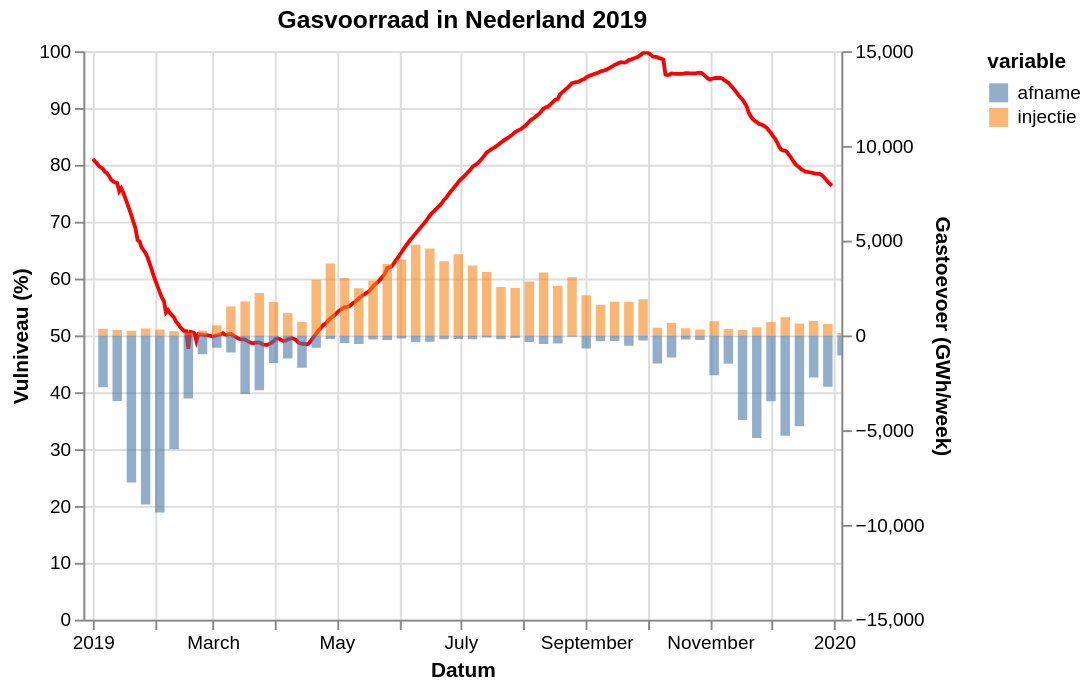

Write a Vega-Lite specification for this figure.
### Vega-Lite specification from a JSON file in a GitHub repository (floating-point values rounded to 4 significant figures; data arrays with more than 128 entries replaced by an {"elided": "..."} marker saying what was removed)
{"config": {"view": {"continuousWidth": 400, "continuousHeight": 300}}, "layer": [{"data": {"name": "data-c394a1858e2a49fe714c509a6dbe46bc"}, "mark": {"type": "line", "color": "red"}, "encoding": {"tooltip": [{"field": "gasDayStart", "type": "temporal"}, {"field": "full", "type": "quantitative"}], "x": {"axis": {"title": "Datum"}, "field": "gasDayStart", "type": "temporal"}, "y": {"axis": {"title": "Vulniveau (%)"}, "field": "full", "scale": {"domain": [0, 100], "padding": 0}, "type": "quantitative"}}, "selection": {"selector004": {"type": "interval", "bind": "scales", "encodings": ["x", "y"]}}}, {"data": {"name": "data-9a0aaf7193f8b0172a1a3c573237bd59"}, "mark": {"type": "bar", "binSpacing": 0, "opacity": 0.6}, "encoding": {"color": {"field": "variable", "type": "nominal"}, "tooltip": [{"field": "gasDayStart", "type": "temporal"}, {"field": "variable", "type": "nominal"}, {"field": "value", "type": "quantitative"}], "x": {"axis": {"title": "Datum"}, "field": "gasDayStart", "scale": {"domain": ["2019-01-01", "2019-12-31"]}, "type": "temporal"}, "y": {"axis": {"title": "Gastoevoer (GWh/week)"}, "field": "value", "scale": {"domain": [-15000, 15000], "padding": 0}, "stack": null, "type": "quantitative"}}}], "resolve": {"scale": {"y": "independent"}}, "title": "Gasvoorraad in Nederland 2019", "$schema": "https://vega.github.io/schema/vega-lite/v5.json", "datasets": {"data-c394a1858e2a49fe714c509a6dbe46bc": {"elided": "365 records"}, "data-9a0aaf7193f8b0172a1a3c573237bd59": [{"gasDayStart": "2019-01-06T00:00:00", "variable": "injectie", "value": 350.0}, {"gasDayStart": "2019-01-13T00:00:00", "variable": "injectie", "value": 281.0}, {"gasDayStart": "2019-01-20T00:00:00", "variable": "injectie", "value": 240.0}, {"gasDayStart": "2019-01-27T00:00:00", "variable": "injectie", "value": 371.0}, {"gasDayStart": "2019-02-03T00:00:00", "variable": "injectie", "value": 318.0}, {"gasDayStart": "2019-02-10T00:00:00", "variable": "injectie", "value": 216.0}, {"gasDayStart": "2019-02-17T00:00:00", "variable": "injectie", "value": 136.0}, {"gasDayStart": "2019-02-24T00:00:00", "variable": "injectie", "value": 240.0}, {"gasDayStart": "2019-03-03T00:00:00", "variable": "injectie", "value": 535.0}, {"gasDayStart": "2019-03-10T00:00:00", "variable": "injectie", "value": 1524.0}, {"gasDayStart": "2019-03-17T00:00:00", "variable": "injectie", "value": 1793.0}, {"gasDayStart": "2019-03-24T00:00:00", "variable": "injectie", "value": 2238.0}, {"gasDayStart": "2019-03-31T00:00:00", "variable": "injectie", "value": 1763.0}, {"gasDayStart": "2019-04-07T00:00:00", "variable": "injectie", "value": 1182.0}, {"gasDayStart": "2019-04-14T00:00:00", "variable": "injectie", "value": 714.0}, {"gasDayStart": "2019-04-21T00:00:00", "variable": "injectie", "value": 2939.0}, {"gasDayStart": "2019-04-28T00:00:00", "variable": "injectie", "value": 3795.0}, {"gasDayStart": "2019-05-05T00:00:00", "variable": "injectie", "value": 3033.0}, {"gasDayStart": "2019-05-12T00:00:00", "variable": "injectie", "value": 2494.0}, {"gasDayStart": "2019-05-19T00:00:00", "variable": "injectie", "value": 2894.0}, {"gasDayStart": "2019-05-26T00:00:00", "variable": "injectie", "value": 3769.0}, {"gasDayStart": "2019-06-02T00:00:00", "variable": "injectie", "value": 4007.0}, {"gasDayStart": "2019-06-09T00:00:00", "variable": "injectie", "value": 4789.0}, {"gasDayStart": "2019-06-16T00:00:00", "variable": "injectie", "value": 4591.0}, {"gasDayStart": "2019-06-23T00:00:00", "variable": "injectie", "value": 3918.0}, {"gasDayStart": "2019-06-30T00:00:00", "variable": "injectie", "value": 4277.0}, {"gasDayStart": "2019-07-07T00:00:00", "variable": "injectie", "value": 3684.0}, {"gasDayStart": "2019-07-14T00:00:00", "variable": "injectie", "value": 3351.0}, {"gasDayStart": "2019-07-21T00:00:00", "variable": "injectie", "value": 2555.0}, {"gasDayStart": "2019-07-28T00:00:00", "variable": "injectie", "value": 2497.0}, {"gasDayStart": "2019-08-04T00:00:00", "variable": "injectie", "value": 2845.0}, {"gasDayStart": "2019-08-11T00:00:00", "variable": "injectie", "value": 3317.0}, {"gasDayStart": "2019-08-18T00:00:00", "variable": "injectie", "value": 2621.0}, {"gasDayStart": "2019-08-25T00:00:00", "variable": "injectie", "value": 3070.0}, {"gasDayStart": "2019-09-01T00:00:00", "variable": "injectie", "value": 2114.0}, {"gasDayStart": "2019-09-08T00:00:00", "variable": "injectie", "value": 1620.0}, {"gasDayStart": "2019-09-15T00:00:00", "variable": "injectie", "value": 1783.0}, {"gasDayStart": "2019-09-22T00:00:00", "variable": "injectie", "value": 1779.0}, {"gasDayStart": "2019-09-29T00:00:00", "variable": "injectie", "value": 1903.0}, {"gasDayStart": "2019-10-06T00:00:00", "variable": "injectie", "value": 405.0}, {"gasDayStart": "2019-10-13T00:00:00", "variable": "injectie", "value": 662.0}, {"gasDayStart": "2019-10-20T00:00:00", "variable": "injectie", "value": 379.0}, {"gasDayStart": "2019-10-27T00:00:00", "variable": "injectie", "value": 312.0}, {"gasDayStart": "2019-11-03T00:00:00", "variable": "injectie", "value": 741.0}, {"gasDayStart": "2019-11-10T00:00:00", "variable": "injectie", "value": 345.0}, {"gasDayStart": "2019-11-17T00:00:00", "variable": "injectie", "value": 289.0}, {"gasDayStart": "2019-11-24T00:00:00", "variable": "injectie", "value": 432.0}, {"gasDayStart": "2019-12-01T00:00:00", "variable": "injectie", "value": 706.0}, {"gasDayStart": "2019-12-08T00:00:00", "variable": "injectie", "value": 956.0}, {"gasDayStart": "2019-12-15T00:00:00", "variable": "injectie", "value": 624.0}, {"gasDayStart": "2019-12-22T00:00:00", "variable": "injectie", "value": 761.0}, {"gasDayStart": "2019-12-29T00:00:00", "variable": "injectie", "value": 605.0}, {"gasDayStart": "2020-01-05T00:00:00", "variable": "injectie", "value": 131.0}, {"gasDayStart": "2019-01-06T00:00:00", "variable": "afname", "value": -2734.0}, {"gasDayStart": "2019-01-13T00:00:00", "variable": "afname", "value": -3459.0}, {"gasDayStart": "2019-01-20T00:00:00", "variable": "afname", "value": -7766.0}, {"gasDayStart": "2019-01-27T00:00:00", "variable": "afname", "value": -8924.0}, {"gasDayStart": "2019-02-03T00:00:00", "variable": "afname", "value": -9340.0}, {"gasDayStart": "2019-02-10T00:00:00", "variable": "afname", "value": -6012.0}, {"gasDayStart": "2019-02-17T00:00:00", "variable": "afname", "value": -3333.0}, {"gasDayStart": "2019-02-24T00:00:00", "variable": "afname", "value": -990.0}, {"gasDayStart": "2019-03-03T00:00:00", "variable": "afname", "value": -650.0}, {"gasDayStart": "2019-03-10T00:00:00", "variable": "afname", "value": -907.0}, {"gasDayStart": "2019-03-17T00:00:00", "variable": "afname", "value": -3095.0}, {"gasDayStart": "2019-03-24T00:00:00", "variable": "afname", "value": -2899.0}, {"gasDayStart": "2019-03-31T00:00:00", "variable": "afname", "value": -1451.0}, {"gasDayStart": "2019-04-07T00:00:00", "variable": "afname", "value": -1216.0}, {"gasDayStart": "2019-04-14T00:00:00", "variable": "afname", "value": -1708.0}, {"gasDayStart": "2019-04-21T00:00:00", "variable": "afname", "value": -657.0}, {"gasDayStart": "2019-04-28T00:00:00", "variable": "afname", "value": -194.0}, {"gasDayStart": "2019-05-05T00:00:00", "variable": "afname", "value": -406.0}, {"gasDayStart": "2019-05-12T00:00:00", "variable": "afname", "value": -450.0}, {"gasDayStart": "2019-05-19T00:00:00", "variable": "afname", "value": -214.0}, {"gasDayStart": "2019-05-26T00:00:00", "variable": "afname", "value": -242.0}, {"gasDayStart": "2019-06-02T00:00:00", "variable": "afname", "value": -162.0}, {"gasDayStart": "2019-06-09T00:00:00", "variable": "afname", "value": -363.0}, {"gasDayStart": "2019-06-16T00:00:00", "variable": "afname", "value": -340.0}, {"gasDayStart": "2019-06-23T00:00:00", "variable": "afname", "value": -202.0}, {"gasDayStart": "2019-06-30T00:00:00", "variable": "afname", "value": -183.0}, {"gasDayStart": "2019-07-07T00:00:00", "variable": "afname", "value": -204.0}, {"gasDayStart": "2019-07-14T00:00:00", "variable": "afname", "value": -115.0}, {"gasDayStart": "2019-07-21T00:00:00", "variable": "afname", "value": -203.0}, {"gasDayStart": "2019-07-28T00:00:00", "variable": "afname", "value": -139.0}, {"gasDayStart": "2019-08-04T00:00:00", "variable": "afname", "value": -349.0}, {"gasDayStart": "2019-08-11T00:00:00", "variable": "afname", "value": -448.0}, {"gasDayStart": "2019-08-18T00:00:00", "variable": "afname", "value": -425.0}, {"gasDayStart": "2019-08-25T00:00:00", "variable": "afname", "value": -76.0}, {"gasDayStart": "2019-09-01T00:00:00", "variable": "afname", "value": -684.0}, {"gasDayStart": "2019-09-08T00:00:00", "variable": "afname", "value": -306.0}, {"gasDayStart": "2019-09-15T00:00:00", "variable": "afname", "value": -295.0}, {"gasDayStart": "2019-09-22T00:00:00", "variable": "afname", "value": -542.0}, {"gasDayStart": "2019-09-29T00:00:00", "variable": "afname", "value": -274.0}, {"gasDayStart": "2019-10-06T00:00:00", "variable": "afname", "value": -1476.0}, {"gasDayStart": "2019-10-13T00:00:00", "variable": "afname", "value": -1160.0}, {"gasDayStart": "2019-10-20T00:00:00", "variable": "afname", "value": -220.0}, {"gasDayStart": "2019-10-27T00:00:00", "variable": "afname", "value": -238.0}, {"gasDayStart": "2019-11-03T00:00:00", "variable": "afname", "value": -2097.0}, {"gasDayStart": "2019-11-10T00:00:00", "variable": "afname", "value": -1498.0}, {"gasDayStart": "2019-11-17T00:00:00", "variable": "afname", "value": -4464.0}, {"gasDayStart": "2019-11-24T00:00:00", "variable": "afname", "value": -5408.0}, {"gasDayStart": "2019-12-01T00:00:00", "variable": "afname", "value": -3470.0}, {"gasDayStart": "2019-12-08T00:00:00", "variable": "afname", "value": -5293.0}, {"gasDayStart": "2019-12-15T00:00:00", "variable": "afname", "value": -4790.0}, {"gasDayStart": "2019-12-22T00:00:00", "variable": "afname", "value": -2217.0}, {"gasDayStart": "2019-12-29T00:00:00", "variable": "afname", "value": -2712.0}, {"gasDayStart": "2020-01-05T00:00:00", "variable": "afname", "value": -1055.0}]}}
